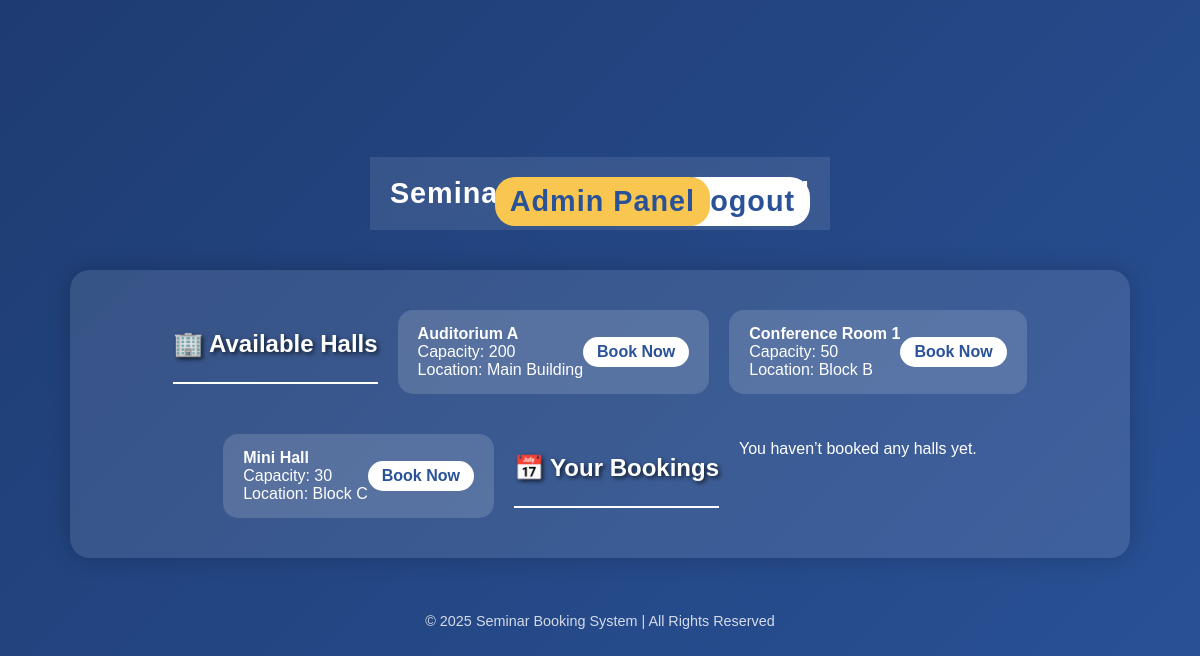
The app's page /dashboard.php (signed in) with its own data.
### tables this page shows
CREATE TABLE `halls` (
  `id` int(11) NOT NULL,
  `name` varchar(100) NOT NULL,
  `capacity` int(11) NOT NULL,
  `location` varchar(255) NOT NULL,
  `description` text DEFAULT NULL,
  `created_at` timestamp NOT NULL DEFAULT current_timestamp()
);

### includes/functions.php (called while the page is built, shortened)
<?php
function is_admin() {
    return isset($_SESSION['role']) && $_SESSION['role'] === 'admin';
}
?>

### dashboard.php (the view, shortened to what this page needs)
<?php
include 'includes/functions.php';
global $conn;
$halls = $conn->query("SELECT * FROM halls ORDER BY name ASC");
$user_id = intval($_SESSION['user_id']);
$bookings = $conn->query("
    SELECT b.*, h.name AS hall_name
    FROM bookings b
    JOIN halls h ON b.hall_id = h.id
    WHERE b.user_id = $user_id
    ORDER BY b.date DESC
");
?>
<!DOCTYPE html>
<html lang="en">
<head>
    <link rel="stylesheet" href="css/style.css">
</head>
<body>
<header>
    Seminar Booking Dashboard
    <a href="logout.php" class="logout-link">Logout</a>
    <?php if (is_admin()) { ?>
        <a href="admin_dashboard.php" class="admin-link">Admin Panel</a>
    <?php } ?>
</header>
<div class="container">
    <h2>🏢 Available Halls</h2>
    <?php if ($halls && $halls->num_rows > 0) { ?>
        <?php while ($hall = $halls->fetch_assoc()) { ?>
            <div class="hall">
                <div>
                    <strong><?php echo htmlspecialchars($hall['name']); ?></strong><br>
                    Capacity: <?php echo htmlspecialchars($hall['capacity']); ?><br>
                    Location: <?php echo htmlspecialchars($hall['location']); ?>
                </div>
                <a href="book_hall.php?hall_id=<?php echo $hall['id']; ?>" class="button">Book Now</a>
            </div>
        <?php } ?>
    <?php } else { ?>
        <p>No halls available at the moment.</p>
    <?php } ?>
    <h2>📅 Your Bookings</h2>
    <?php if ($bookings && $bookings->num_rows > 0) { ?>
        <?php while ($booking = $bookings->fetch_assoc()) { ?>
            <div class="booking">
                <div>
                    <strong><?php echo htmlspecialchars($booking['hall_name']); ?></strong><br>
                    <?php echo htmlspecialchars($booking['date']); ?> |
                    <?php echo htmlspecialchars($booking['start_time']); ?> →
                    <?php echo htmlspecialchars($booking['end_time']); ?>
                </div>
                <div>Status: <b><?php echo ucfirst(htmlspecialchars($booking['status'])); ?></b></div>
            </div>
        <?php } ?>
    <?php } else { ?>
        <p>You haven’t booked any halls yet.</p>
    <?php } ?>
</div>
<footer>
    &copy; <?php echo date("Y"); ?> Seminar Booking System | All Rights Reserved
</footer>
</body>
</html>

### style.css (style rules this page uses)
body { font-family: 'Roboto', sans-serif; background: url('https://source.unsplash.com/featured/?conference,hall') no-repeat center center fixed; background-size: cover; color: #333; margin: 0; padding: 0; min-height: 100vh; display: flex; flex-direction: column; align-items: center; justify-content: center; animation: fadeIn 1s ease-in; }
h1, h2 { color: #fff; text-align: center; margin: 20px 0; text-shadow: 2px 2px 4px rgba(0,0,0,0.7); font-weight: 700; }
a { color: #007bff; text-decoration: none; font-weight: bold; transition: all 0.3s ease; }
.container { display: flex; flex-wrap: wrap; justify-content: center; gap: 20px; max-width: 1200px; width: 100%; }

### dashboard.php (style rules this page uses)
body { font-family: 'Poppins', sans-serif; background: linear-gradient(135deg, #1e3c72, #2a5298); color: #fff; margin: 0; padding: 0; }
header { background: rgba(255,255,255,0.1); backdrop-filter: blur(8px); padding: 20px; text-align: center; font-size: 1.8rem; font-weight: 700; letter-spacing: 1px; position: relative; }
.logout-link, .admin-link { position: absolute; top: 20px; background: #fff; color: #2a5298; padding: 8px 15px; border-radius: 20px; text-decoration: none; font-weight: 600; transition: 0.3s; }
.logout-link { right: 20px; }
.admin-link { right: 120px; background: #f9c74f; color: #2a5298; }
.container { max-width: 1000px; margin: 40px auto; background: rgba(255,255,255,0.1); padding: 30px; border-radius: 20px; box-shadow: 0 0 25px rgba(0,0,0,0.2); }
h2 { border-bottom: 2px solid #fff; padding-bottom: 10px; margin-top: 30px; }
.hall, .booking { background: rgba(255,255,255,0.15); border-radius: 15px; padding: 15px 20px; margin: 10px 0; display: flex; justify-content: space-between; align-items: center; transition: 0.3s; }
a.button { background: #fff; color: #2a5298; padding: 6px 14px; border-radius: 15px; text-decoration: none; font-weight: 600; transition: 0.3s; }
footer { text-align: center; padding: 15px; font-size: 0.9rem; opacity: 0.8; }

### records on screen
halls: name "Auditorium A", capacity "200", location "Main Building"
halls: name "Conference Room 1", capacity "50", location "Block B"
halls: name "Mini Hall", capacity "30", location "Block C"
